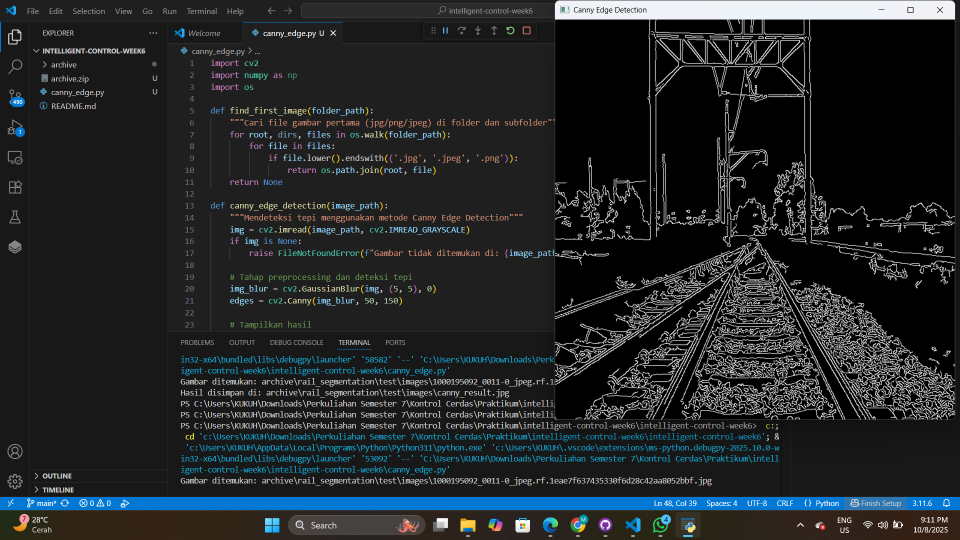
#> input picture Screenshot 2025-10-08 211122.png, 1919 x 1079 px (shown at 1/2 size)
$ python -i combined_detection.py   (imports and definitions only)
#> lines starting #> are read from the running program, lines starting #| are printed output that depends on the picture
# combined_detection.py
from ultralytics import YOLO
import cv2
import os
import glob
import sys
from canny_edge import canny_edge_detection

# Load model YOLOv8 Instance Segmentation
# [1 line that did not run here, left out]


def find_first_image_in_folder(folder):
    """Cari gambar pertama di folder (rekursif)."""
    if not os.path.isdir(folder):
        return None
    patterns = ["**/*.jpg", "**/*.jpeg", "**/*.png", "**/*.bmp", "**/*.tif"]
    for p in patterns:
        files = glob.glob(os.path.join(folder, p), recursive=True)
        if files:
            files.sort()
            return files[0]
    return None


def resolve_image_path(image_path_or_folder):
    """
    Terima path file atau folder.
    Jika file ada -> return file absolute.
    Jika folder -> cari gambar pertama di folder tersebut.
    Jika tidak ada -> coba beberapa lokasi umum (archive/...).
    """
    # 1) langsung file absolute
    cand = os.path.abspath(image_path_or_folder)
    if os.path.isfile(cand):
        return cand

    # 2) jika folder yang valid -> cari gambar di dalamnya
    if os.path.isdir(cand):
        found = find_first_image_in_folder(cand)
        if found:
            return os.path.abspath(found)

    # 3) coba beberapa lokasi umum relatif ke project
    common_folders = [
        os.path.join("archive", "rail_segmentation", "test", "images"),
        os.path.join("archive", "rail_segmentation", "test"),
        os.path.join("archive", "rail_segmentation"),
        os.path.join("archive")
    ]
    for f in common_folders:
        f_abs = os.path.abspath(f)
        found = find_first_image_in_folder(f_abs)
        if found:
            return os.path.abspath(found)

    # 4) cari seluruh folder project (expensive but fallback)
    found = find_first_image_in_folder(os.getcwd())
    if found:
        return os.path.abspath(found)

    return None


def combined_detection(image_input, display_time_ms=8000):
    """
    image_input: bisa berupa path file atau path folder (atau biarkan kosong untuk auto-search).
    display_time_ms: lama tampil jendela (ms). Gunakan 0 untuk tunggu key press.
    """
    print("Working dir:", os.getcwd())
    print("Mencari gambar untuk input:", image_input)

    image_path = resolve_image_path(image_input)
    if image_path is None:
        # tampilkan informasi debug agar mudah diperbaiki manual
        print("\n=== Debug info ===")
        print("CWD:", os.getcwd())
        print("Isi folder project (top-level):", os.listdir(os.getcwd()))
        archive_path = os.path.abspath("archive")
        print("Archive exists:", os.path.exists(archive_path), "->", archive_path)
        if os.path.exists(archive_path):
            try:
                print("Isi archive (first 20):", os.listdir(archive_path)[:20])
            except Exception:
                pass
        raise FileNotFoundError(f"Tidak menemukan gambar untuk input: {image_input}\nCoba pastikan folder/filename benar atau letakkan gambar di archive/rail_segmentation/test/images/")

    print("Menggunakan gambar:", image_path)

    # 1) Canny Edge Detection (mengembalikan path hasil)
    try:
        canny_result_path = canny_edge_detection(image_path)
    except Exception as e:
        raise RuntimeError(f"Gagal pada Canny Edge Detection: {e}")

    if not os.path.isfile(canny_result_path):
        raise FileNotFoundError(f"Hasil Canny tidak ditemukan di: {canny_result_path}")

    # 2) YOLOv8 inference
    print("Menjalankan YOLOv8 pada gambar sumber...")
    results = model(image_path)
    lane_img = results[0].plot()  # numpy array HxWx3 (BGR)

    # 3) gabungkan dengan hasil Canny
    edges = cv2.imread(canny_result_path, cv2.IMREAD_GRAYSCALE)
    if edges is None:
        raise FileNotFoundError(f"Gagal membaca hasil Canny di: {canny_result_path}")

    # resize edges jika ukuran beda (sesuaikan ukuran lane_img)
    if (edges.shape[0], edges.shape[1]) != (lane_img.shape[0], lane_img.shape[1]):
        edges = cv2.resize(edges, (lane_img.shape[1], lane_img.shape[0]))

    combined = cv2.addWeighted(lane_img, 0.7, cv2.cvtColor(edges, cv2.COLOR_GRAY2BGR), 0.3, 0)

    # 4) tampilkan dan simpan
    cv2.imshow("Combined Detection", combined)
    print(f"Tampilkan selama {display_time_ms} ms (0 berarti tunggu tombol)...")
    key = cv2.waitKey(display_time_ms if display_time_ms != 0 else 0)
    cv2.destroyAllWindows()

    out_path = os.path.join(os.path.dirname(image_path), "combined_result.jpg")
    cv2.imwrite(out_path, combined)
    print("Hasil gabungan disimpan di:", out_path)
    return out_path


# [9 lines not run here, left out]

>>> import cv2
>>> picture = cv2.imread('Screenshot 2025-10-08 211122.png', cv2.IMREAD_GRAYSCALE)
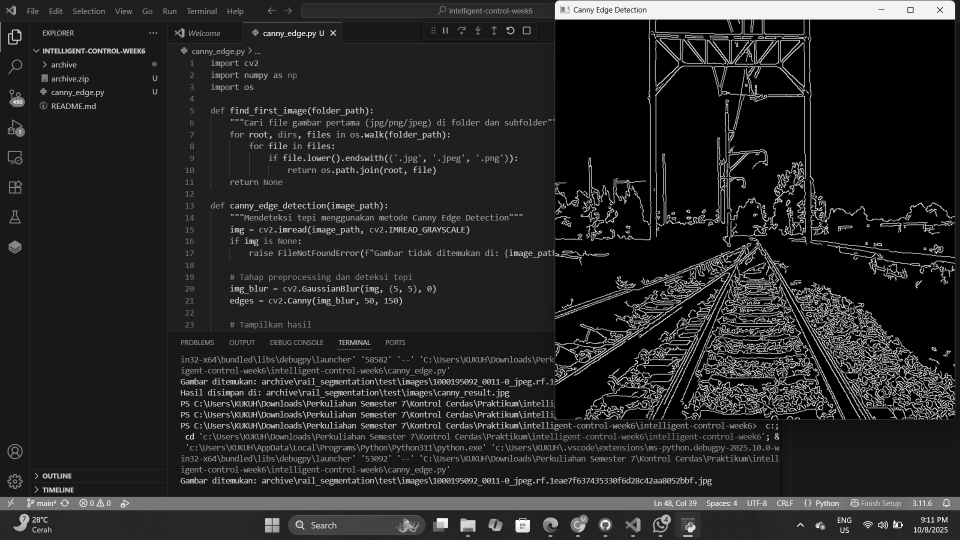
#> picture: shape (1079, 1919) (shown at 1/2 size); min 0, max 255, mean 38.8
>>> result = combined_detection(picture)
#> (printed output is left out)
#> (the run stopped early here; a loop or call above may not have finished)
